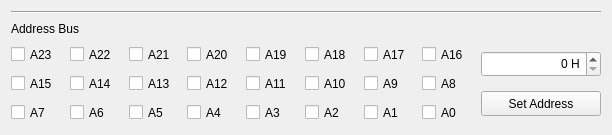
           <widget class="QFrame" name="frameBusAddr">
            <property name="frameShape">
             <enum>QFrame::NoFrame</enum>
            </property>
            <property name="frameShadow">
             <enum>QFrame::Plain</enum>
            </property>
            <layout class="QVBoxLayout" name="verticalLayout_9">
             <item>
              <widget class="Line" name="line_3">
               <property name="sizePolicy">
                <sizepolicy hsizetype="Fixed" vsizetype="Fixed">
                 <horstretch>0</horstretch>
                 <verstretch>0</verstretch>
                </sizepolicy>
               </property>
               <property name="minimumSize">
                <size>
                 <width>590</width>
                 <height>0</height>
                </size>
               </property>
               <property name="maximumSize">
                <size>
                 <width>590</width>
                 <height>16777215</height>
                </size>
               </property>
               <property name="orientation">
                <enum>Qt::Horizontal</enum>
               </property>
              </widget>
             </item>
             <item>
              <widget class="QLabel" name="labelBusAddr">
               <property name="sizePolicy">
                <sizepolicy hsizetype="Minimum" vsizetype="Fixed">
                 <horstretch>0</horstretch>
                 <verstretch>0</verstretch>
                </sizepolicy>
               </property>
               <property name="minimumSize">
                <size>
                 <width>0</width>
                 <height>17</height>
                </size>
               </property>
               <property name="text">
                <string>Address Bus</string>
               </property>
              </widget>
             </item>
             <item>
              <layout class="QHBoxLayout" name="horizontalLayout_11">
               <item>
                <layout class="QVBoxLayout" name="verticalLayout_6">
                 <item>
                  <layout class="QHBoxLayout" name="horizontalLayout_3">
                   <item>
                    <widget class="QCheckBox" name="checkBoxA23">
                     <property name="sizePolicy">
                      <sizepolicy hsizetype="Minimum" vsizetype="Minimum">
                       <horstretch>0</horstretch>
                       <verstretch>0</verstretch>
                      </sizepolicy>
                     </property>
                     <property name="minimumSize">
                      <size>
                       <width>52</width>
                       <height>23</height>
                      </size>
                     </property>
                     <property name="text">
                      <string notr="true">A23</string>
                     </property>
                    </widget>
                   </item>
                   <item>
                    <widget class="QCheckBox" name="checkBoxA22">
                     <property name="sizePolicy">
                      <sizepolicy hsizetype="Minimum" vsizetype="Fixed">
                       <horstretch>0</horstretch>
                       <verstretch>0</verstretch>
                      </sizepolicy>
                     </property>
                     <property name="minimumSize">
                      <size>
                       <width>52</width>
                       <height>23</height>
                      </size>
                     </property>
                     <property name="text">
                      <string notr="true">A22</string>
                     </property>
                    </widget>
                   </item>
                   <item>
                    <widget class="QCheckBox" name="checkBoxA21">
                     <property name="sizePolicy">
                      <sizepolicy hsizetype="Minimum" vsizetype="Fixed">
                       <horstretch>0</horstretch>
                       <verstretch>0</verstretch>
                      </sizepolicy>
                     </property>
                     <property name="minimumSize">
                      <size>
                       <width>52</width>
                       <height>23</height>
                      </size>
                     </property>
                     <property name="text">
                      <string notr="true">A21</string>
                     </property>
                    </widget>
                   </item>
                   <item>
                    <widget class="QCheckBox" name="checkBoxA20">
                     <property name="sizePolicy">
                      <sizepolicy hsizetype="Minimum" vsizetype="Fixed">
                       <horstretch>0</horstretch>
                       <verstretch>0</verstretch>
                      </sizepolicy>
                     </property>
                     <property name="minimumSize">
                      <size>
                       <width>52</width>
                       <height>23</height>
                      </size>
                     </property>
                     <property name="text">
                      <string notr="true">A20</string>
                     </property>
                    </widget>
                   </item>
                   <item>
                    <widget class="QCheckBox" name="checkBoxA19">
                     <property name="sizePolicy">
                      <sizepolicy hsizetype="Minimum" vsizetype="Fixed">
                       <horstretch>0</horstretch>
                       <verstretch>0</verstretch>
                      </sizepolicy>
                     </property>
                     <property name="minimumSize">
                      <size>
                       <width>52</width>
                       <height>23</height>
                      </size>
                     </property>
                     <property name="text">
                      <string notr="true">A19</string>
                     </property>
                    </widget>
                   </item>
                   <item>
                    <widget class="QCheckBox" name="checkBoxA18">
                     <property name="sizePolicy">
                      <sizepolicy hsizetype="Minimum" vsizetype="Fixed">
                       <horstretch>0</horstretch>
                       <verstretch>0</verstretch>
                      </sizepolicy>
                     </property>
                     <property name="minimumSize">
                      <size>
                       <width>52</width>
                       <height>23</height>
                      </size>
                     </property>
                     <property name="text">
                      <string notr="true">A18</string>
                     </property>
                    </widget>
                   </item>
                   <item>
                    <widget class="QCheckBox" name="checkBoxA17">
                     <property name="sizePolicy">
                      <sizepolicy hsizetype="Minimum" vsizetype="Fixed">
                       <horstretch>0</horstretch>
                       <verstretch>0</verstretch>
                      </sizepolicy>
                     </property>
                     <property name="minimumSize">
                      <size>
                       <width>52</width>
                       <height>23</height>
                      </size>
                     </property>
                     <property name="text">
                      <string notr="true">A17</string>
                     </property>
                    </widget>
                   </item>
                   <item>
                    <widget class="QCheckBox" name="checkBoxA16">
                     <property name="sizePolicy">
                      <sizepolicy hsizetype="Minimum" vsizetype="Fixed">
                       <horstretch>0</horstretch>
                       <verstretch>0</verstretch>
                      </sizepolicy>
                     </property>
                     <property name="minimumSize">
                      <size>
                       <width>52</width>
                       <height>23</height>
                      </size>
                     </property>
                     <property name="text">
                      <string notr="true">A16</string>
                     </property>
                    </widget>
                   </item>
                  </layout>
                 </item>
                 <item>
                  <layout class="QHBoxLayout" name="horizontalLayout_4">
                   <item>
                    <widget class="QCheckBox" name="checkBoxA15">
                     <property name="sizePolicy">
                      <sizepolicy hsizetype="Minimum" vsizetype="Fixed">
                       <horstretch>0</horstretch>
                       <verstretch>0</verstretch>
                      </sizepolicy>
                     </property>
                     <property name="minimumSize">
                      <size>
                       <width>52</width>
                       <height>23</height>
                      </size>
                     </property>
                     <property name="text">
                      <string notr="true">A15</string>
                     </property>
                    </widget>
                   </item>
                   <item>
                    <widget class="QCheckBox" name="checkBoxA14">
                     <property name="sizePolicy">
                      <sizepolicy hsizetype="Minimum" vsizetype="Fixed">
                       <horstretch>0</horstretch>
                       <verstretch>0</verstretch>
                      </sizepolicy>
                     </property>
                     <property name="minimumSize">
                      <size>
                       <width>52</width>
                       <height>23</height>
                      </size>
                     </property>
                     <property name="text">
                      <string notr="true">A14</string>
                     </property>
                    </widget>
                   </item>
                   <item>
                    <widget class="QCheckBox" name="checkBoxA13">
                     <property name="sizePolicy">
                      <sizepolicy hsizetype="Minimum" vsizetype="Fixed">
                       <horstretch>0</horstretch>
                       <verstretch>0</verstretch>
                      </sizepolicy>
                     </property>
                     <property name="minimumSize">
                      <size>
                       <width>52</width>
                       <height>23</height>
                      </size>
                     </property>
                     <property name="text">
                      <string notr="true">A13</string>
                     </property>
                    </widget>
                   </item>
                   <item>
                    <widget class="QCheckBox" name="checkBoxA12">
                     <property name="sizePolicy">
                      <sizepolicy hsizetype="Minimum" vsizetype="Fixed">
                       <horstretch>0</horstretch>
                       <verstretch>0</verstretch>
                      </sizepolicy>
                     </property>
                     <property name="minimumSize">
                      <size>
                       <width>52</width>
                       <height>23</height>
                      </size>
                     </property>
                     <property name="text">
                      <string notr="true">A12</string>
                     </property>
                    </widget>
                   </item>
                   <item>
                    <widget class="QCheckBox" name="checkBoxA11">
                     <property name="sizePolicy">
                      <sizepolicy hsizetype="Minimum" vsizetype="Fixed">
                       <horstretch>0</horstretch>
                       <verstretch>0</verstretch>
                      </sizepolicy>
                     </property>
                     <property name="minimumSize">
                      <size>
                       <width>52</width>
                       <height>23</height>
                      </size>
                     </property>
                     <property name="text">
                      <string notr="true">A11</string>
                     </property>
                    </widget>
                   </item>
                   <item>
                    <widget class="QCheckBox" name="checkBoxA10">
                     <property name="sizePolicy">
                      <sizepolicy hsizetype="Minimum" vsizetype="Fixed">
                       <horstretch>0</horstretch>
                       <verstretch>0</verstretch>
                      </sizepolicy>
                     </property>
                     <property name="minimumSize">
                      <size>
                       <width>52</width>
                       <height>23</height>
                      </size>
                     </property>
                     <property name="text">
                      <string notr="true">A10</string>
                     </property>
                    </widget>
                   </item>
                   <item>
                    <widget class="QCheckBox" name="checkBoxA9">
                     <property name="sizePolicy">
                      <sizepolicy hsizetype="Minimum" vsizetype="Fixed">
                       <horstretch>0</horstretch>
                       <verstretch>0</verstretch>
                      </sizepolicy>
                     </property>
                     <property name="minimumSize">
                      <size>
                       <width>52</width>
                       <height>23</height>
                      </size>
                     </property>
                     <property name="text">
                      <string notr="true">A9</string>
                     </property>
                    </widget>
                   </item>
                   <item>
                    <widget class="QCheckBox" name="checkBoxA8">
                     <property name="sizePolicy">
                      <sizepolicy hsizetype="Minimum" vsizetype="Fixed">
                       <horstretch>0</horstretch>
                       <verstretch>0</verstretch>
                      </sizepolicy>
                     </property>
                     <property name="minimumSize">
                      <size>
                       <width>52</width>
                       <height>23</height>
                      </size>
                     </property>
                     <property name="text">
                      <string notr="true">A8</string>
                     </property>
                    </widget>
                   </item>
                  </layout>
                 </item>
                 <item>
                  <layout class="QHBoxLayout" name="horizontalLayout_5">
                   <item>
                    <widget class="QCheckBox" name="checkBoxA7">
                     <property name="sizePolicy">
                      <sizepolicy hsizetype="Minimum" vsizetype="Fixed">
                       <horstretch>0</horstretch>
                       <verstretch>0</verstretch>
                      </sizepolicy>
                     </property>
                     <property name="minimumSize">
                      <size>
                       <width>52</width>
                       <height>23</height>
                      </size>
                     </property>
                     <property name="text">
                      <string notr="true">A7</string>
                     </property>
                    </widget>
                   </item>
                   <item>
                    <widget class="QCheckBox" name="checkBoxA6">
                     <property name="sizePolicy">
                      <sizepolicy hsizetype="Minimum" vsizetype="Fixed">
                       <horstretch>0</horstretch>
                       <verstretch>0</verstretch>
                      </sizepolicy>
                     </property>
                     <property name="minimumSize">
                      <size>
                       <width>52</width>
                       <height>23</height>
                      </size>
                     </property>
                     <property name="text">
                      <string notr="true">A6</string>
                     </property>
                    </widget>
                   </item>
                   <item>
                    <widget class="QCheckBox" name="checkBoxA5">
                     <property name="sizePolicy">
                      <sizepolicy hsizetype="Minimum" vsizetype="Fixed">
                       <horstretch>0</horstretch>
                       <verstretch>0</verstretch>
                      </sizepolicy>
                     </property>
                     <property name="minimumSize">
                      <size>
                       <width>52</width>
                       <height>23</height>
                      </size>
                     </property>
                     <property name="text">
                      <string notr="true">A5</string>
                     </property>
                    </widget>
                   </item>
                   <item>
                    <widget class="QCheckBox" name="checkBoxA4">
                     <property name="sizePolicy">
                      <sizepolicy hsizetype="Minimum" vsizetype="Fixed">
                       <horstretch>0</horstretch>
                       <verstretch>0</verstretch>
                      </sizepolicy>
                     </property>
                     <property name="minimumSize">
                      <size>
                       <width>52</width>
                       <height>23</height>
                      </size>
                     </property>
                     <property name="text">
                      <string notr="true">A4</string>
                     </property>
                    </widget>
                   </item>
                   <item>
                    <widget class="QCheckBox" name="checkBoxA3">
                     <property name="sizePolicy">
                      <sizepolicy hsizetype="Minimum" vsizetype="Fixed">
                       <horstretch>0</horstretch>
                       <verstretch>0</verstretch>
                      </sizepolicy>
                     </property>
                     <property name="minimumSize">
                      <size>
                       <width>52</width>
                       <height>23</height>
                      </size>
                     </property>
                     <property name="text">
                      <string notr="true">A3</string>
                     </property>
                    </widget>
                   </item>
                   <item>
                    <widget class="QCheckBox" name="checkBoxA2">
                     <property name="sizePolicy">
                      <sizepolicy hsizetype="Minimum" vsizetype="Fixed">
                       <horstretch>0</horstretch>
                       <verstretch>0</verstretch>
                      </sizepolicy>
                     </property>
                     <property name="minimumSize">
                      <size>
                       <width>52</width>
                       <height>23</height>
                      </size>
                     </property>
                     <property name="text">
                      <string notr="true">A2</string>
                     </property>
                    </widget>
                   </item>
                   <item>
                    <widget class="QCheckBox" name="checkBoxA1">
                     <property name="sizePolicy">
                      <sizepolicy hsizetype="Minimum" vsizetype="Fixed">
                       <horstretch>0</horstretch>
                       <verstretch>0</verstretch>
                      </sizepolicy>
                     </property>
                     <property name="minimumSize">
                      <size>
                       <width>52</width>
                       <height>23</height>
                      </size>
                     </property>
                     <property name="text">
                      <string notr="true">A1</string>
                     </property>
                    </widget>
                   </item>
                   <item>
                    <widget class="QCheckBox" name="checkBoxA0">
                     <property name="sizePolicy">
                      <sizepolicy hsizetype="Minimum" vsizetype="Fixed">
                       <horstretch>0</horstretch>
                       <verstretch>0</verstretch>
                      </sizepolicy>
                     </property>
                     <property name="minimumSize">
                      <size>
                       <width>52</width>
                       <height>23</height>
                      </size>
                     </property>
                     <property name="text">
                      <string notr="true">A0</string>
                     </property>
                    </widget>
                   </item>
                  </layout>
                 </item>
                </layout>
               </item>
               <item>
                <layout class="QVBoxLayout" name="verticalLayout_3">
                 <item>
                  <widget class="QSpinBox" name="spinBoxAddr">
                   <property name="sizePolicy">
                    <sizepolicy hsizetype="Fixed" vsizetype="Fixed">
                     <horstretch>0</horstretch>
                     <verstretch>0</verstretch>
                    </sizepolicy>
                   </property>
                   <property name="minimumSize">
                    <size>
                     <width>120</width>
                     <height>26</height>
                    </size>
                   </property>
                   <property name="wrapping">
                    <bool>false</bool>
                   </property>
                   <property name="frame">
                    <bool>true</bool>
                   </property>
                   <property name="alignment">
                    <set>Qt::AlignRight|Qt::AlignTrailing|Qt::AlignVCenter</set>
                   </property>
                   <property name="buttonSymbols">
                    <enum>QAbstractSpinBox::UpDownArrows</enum>
                   </property>
                   <property name="specialValueText">
                    <string/>
                   </property>
                   <property name="keyboardTracking">
                    <bool>false</bool>
                   </property>
                   <property name="showGroupSeparator" stdset="0">
                    <bool>false</bool>
                   </property>
                   <property name="suffix">
                    <string notr="true"> H</string>
                   </property>
                   <property name="prefix">
                    <string notr="true"/>
                   </property>
                   <property name="maximum">
                    <number>16777215</number>
                   </property>
                   <property name="stepType">
                    <enum>QAbstractSpinBox::DefaultStepType</enum>
                   </property>
                   <property name="value">
                    <number>0</number>
                   </property>
                   <property name="displayIntegerBase">
                    <number>16</number>
                   </property>
                  </widget>
                 </item>
                 <item>
                  <widget class="QPushButton" name="pushButtonSetAddr">
                   <property name="sizePolicy">
                    <sizepolicy hsizetype="Fixed" vsizetype="Fixed">
                     <horstretch>0</horstretch>
                     <verstretch>0</verstretch>
                    </sizepolicy>
                   </property>
                   <property name="minimumSize">
                    <size>
                     <width>120</width>
                     <height>25</height>
                    </size>
                   </property>
                   <property name="text">
                    <string>Set Address</string>
                   </property>
                  </widget>
                 </item>
                </layout>
               </item>
              </layout>
             </item>
            </layout>
           </widget>
